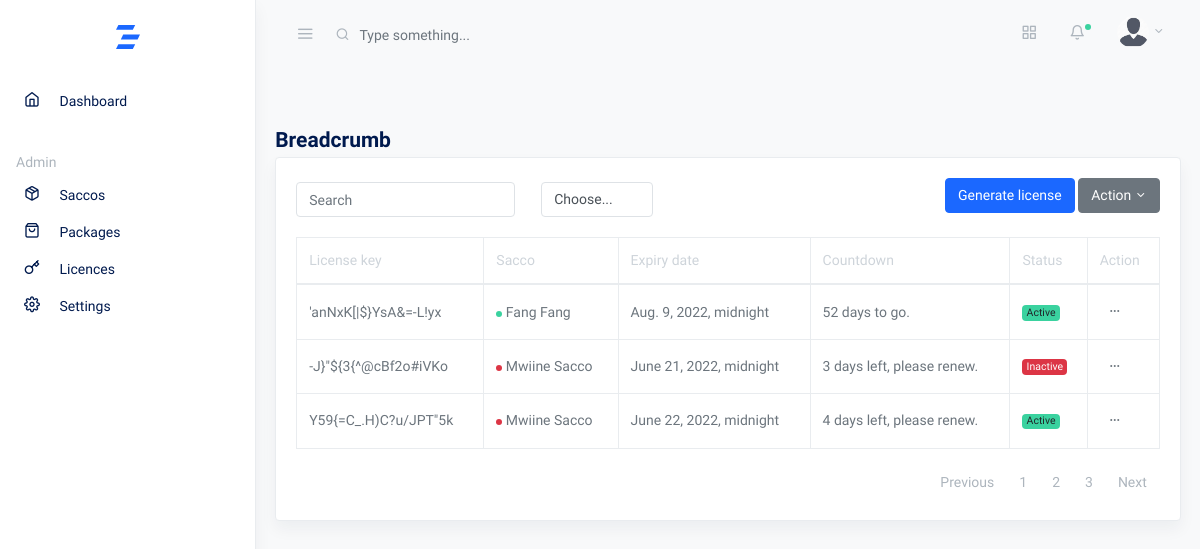
Screenshot of /licenses with the database file from the repository.
### core/models.py (models this page shows, shortened)
class CustomModel(models.Model):
    created_on = models.DateTimeField(auto_now_add=True)
    updated_on = models.DateTimeField(auto_now=True, null=True)
    class Meta:
        abstract = True
        ordering = ['created_on']

class License(CustomModel):
    key = models.CharField(max_length=80, unique=True)
    sacco = models.ForeignKey(Sacco, null=True, on_delete=models.SET_NULL, related_name='business_license')
    expiry_date = models.DateTimeField(auto_now_add=False, auto_now=False, validators=[expire_now_or_future])
    status = models.CharField(max_length=10, choices=STATUS, default='active')
    class Meta:
        ordering = ['-created_on', '-updated_on']
        unique_together = ['key', 'sacco']
    def expiry_countdown(self):
        DAYS_LEFT = (self.expiry_date - timezone.now()).days
        MONTH = 30
        DIRECTOR = self.sacco.director
        if DAYS_LEFT == 0:
            self.sacco.status = 'inactive'
            self.status = 'inactive'
            self.sacco.save()
            self.save()
            msg = f"License has expired."
            return msg
        elif DAYS_LEFT <= MONTH:
            msg = f"{DAYS_LEFT} days left, please renew."
            return msg
        else:
            msg = f"{DAYS_LEFT} days to go."
            return msg

class Sacco(CustomModel):
    name = models.CharField(max_length=80, unique=True)
    package = models.ForeignKey(Package, null=True, on_delete=models.SET_NULL, related_name='bussiness_package')  # TODO Set package to default rather than null
    district = models.CharField(max_length=60, null=True, blank=True,)
    location = models.CharField(max_length=60, null=True, blank=True,)
    email = models.EmailField(null=True, blank=True, unique=True)
    director = models.ForeignKey(User, null=True, on_delete=models.SET_NULL, related_name='bussiness_director', blank=True,)
    status = models.CharField(max_length=10, default='inactive')
    created_by = models.ForeignKey(User, on_delete=models.CASCADE, related_name='bussiness_creator')
    updated_by = models.ForeignKey(User, on_delete=models.CASCADE, related_name='bussiness_updater', null=True, blank=True)
    objects = models.Manager()
    filtered_objects = SaccoManager()
    class Meta:
        ordering = ['-created_on']
    def __str__(self):
        return self.name

### core/views.py (the view)
# urls.py: path('licenses', LicenseListView.as_view(), name='license_list'),
class LicenseListView(ListView):
    model = License
    template_name = "licenses/list.html"
    context_object_name = 'licenses'

### templates/licenses/list.html (shortened to what this page needs)
{% extends 'base.html' %}
{% load humanize %}
{% load static %}
{% block content %}
<div class="row">
    <div class="col-md-12 my-4">
      <h2 class="h4 mb-1">Breadcrumb</h2>
      <div class="card shadow">
        <div class="card-body">
          <div class="toolbar row mb-3">
            <div class="col">
              <form class="form-inline">
                <div class="form-row">
                  <div class="form-group col-auto">
                    <input type="text" class="form-control" id="search" value="" placeholder="Search">
                  </div>
                  <div class="form-group col-auto ml-3">
                    <select class="custom-select my-1 mr-sm-2" id="inlineFormCustomSelectPref">
                      <option selected>Choose...</option>
                    </select>
                  </div>
                </div>
              </form>
            </div>
            <div class="col ml-auto">
              <div class="dropdown float-right">
                <a href="{% url 'license_add' %}" class="btn btn-primary text-white">Generate license</a>
                <button class="btn btn-secondary dropdown-toggle" type="button" id="actionMenuButton" data-toggle="dropdown" aria-haspopup="true" aria-expanded="false"> Action </button>
              </div>
            </div>
          </div>
          <table class="table table-bordered">
            <thead>
              <tr role="row">
                <th>License key</th>
                <th>Sacco</th>
                <th>Expiry date</th>
                <th>Countdown</th>
                <th>Status</th>
                <th>Action</th>
              </tr>
            </thead>
            <tbody>
             {% for license in licenses %}
             <tr>
                <td>{{license.key}}</td>
                <td>
                  {% if license.sacco.status == 'active' %}
                  <span class="dot dot-md bg-success"></span>
                  {{license.sacco|title}}
                  {% else %}
                  <span class="dot dot-md bg-danger"></span>
                  {{license.sacco|title}}
                  {% endif %}
                </td>
                <td>{{license.expiry_date}}</td>
                <td>{{ license.expiry_countdown }}</td>
                <td>
                    {% if license.status == 'active' %}
                    <span class="badge badge-success">Active</span>
                    {% else %}
                    <span class="badge badge-danger">Inactive</span>
                    {% endif %}
                </td>
                <td><button class="btn btn-sm dropdown-toggle more-horizontal" type="button" data-toggle="dropdown" aria-haspopup="true" aria-expanded="false">
                  </button>
                </td>
              </tr>
             {% endfor %}
            </tbody>
          </table>
          <nav aria-label="Table Paging" class="mb-0 text-muted">
            <ul class="pagination justify-content-end mb-0">
              <li class="page-item"><a class="page-link" href="#">Previous</a></li>
              <li class="page-item"><a class="page-link" href="#">1</a></li>
              <li class="page-item"><a class="page-link" href="#">2</a></li>
              <li class="page-item"><a class="page-link" href="#">3</a></li>
              <li class="page-item"><a class="page-link" href="#">Next</a></li>
            </ul>
          </nav>
        </div>
      </div>
    </div>
  </div>
{% endblock content %}

### rows the page displays
License: key "'anNxK[|$}YsA&=-L!yx", sacco "Fang Fang", expiry_date "Aug. 9, 2022, midnight", expiry_countdown "52 days to go.", status "Active"
License: key "-J}\"${3{^@cBf2o#iVKo", sacco "Mwiine Sacco", expiry_date "June 21, 2022, midnight", expiry_countdown "3 days left, please renew.", status "Inactive"
License: key "Y59{=C_.H)C?u/JPT\"5k", sacco "Mwiine Sacco", expiry_date "June 22, 2022, midnight", expiry_countdown "4 days left, please renew.", status "Active"
